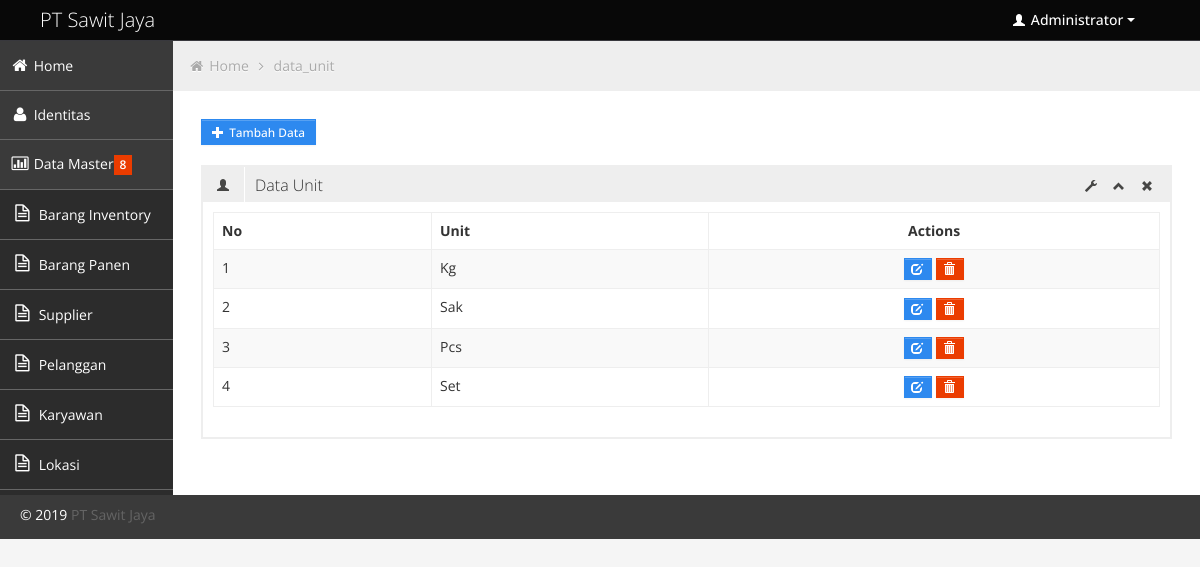
/index.php?halaman=data_unit (signed in), run on the app's committed database.
### tables this page shows
CREATE TABLE IF NOT EXISTS `identitas` (
  `id_identitas` int(3) NOT NULL AUTO_INCREMENT,
  `nama_identitas` varchar(100) NOT NULL,
  `alamat` varchar(30) NOT NULL,
  `telp` varchar(12) NOT NULL,
  `keterangan` varchar(30) NOT NULL,
  PRIMARY KEY (`id_identitas`)
);

CREATE TABLE IF NOT EXISTS `unit` (
  `unit_id` tinyint(3) NOT NULL AUTO_INCREMENT,
  `unit` varchar(25) DEFAULT NULL,
  PRIMARY KEY (`unit_id`)
);

### data_unit.php (the view, shortened to what this page needs)
<a href='index.php?halaman=form_data_master&kode=unit_insert' class='btn btn-small btn-primary'>
   <i class="halflings-icon white plus"></i> <span>Tambah Data</span>
   </a>
   <br/>
   <br/>
<div class='row-fluid sortable'>
				<div class='box span12'>
					<div class='box-header' data-original-title>
						<h2><i class='halflings-icon user'></i><span class='break'></span>Data Unit</h2>
						<div class='box-icon'>
							<a href='#' class='btn-setting'><i class='halflings-icon wrench'></i></a>
							<a href='#' class='btn-minimize'><i class='halflings-icon chevron-up'></i></a>
							<a href='#' class='btn-close'><i class='halflings-icon remove'></i></a>
						</div>
					</div>
					<div class='box-content'>
						<table class='table table-striped table-bordered bootstrap-datatable datatable'>
						  <thead>
							  <tr>
								  <th>No</th>
								  <th>Unit</th>
								  <th><center>Actions</center></th>
							  </tr>
						  </thead>
						  <tbody>
							<?php
		$qtmpil_barang="select * from unit order by unit_id asc";
		$qp_brg=mysql_query($qtmpil_barang) or die('Gagal');
		$no=1;
		while($row1=mysql_fetch_array($qp_brg)){ ?>
		<tr><td><?php echo "$no"; ?></td>
          <td><?php echo "$row1[unit]"; ?></td>
          <td><center><?php echo "<a class='btn btn-mini btn-primary' href=index.php?halaman=form_ubah_data&kode=unit_update&id=$row1[unit_id]>"; ?>
          	 <i class='halflings-icon white edit'></i>
			 <?php echo "</a> ";
			 echo "<a class='btn btn-mini btn-danger' href='proses.php?proses=unit_delete&id=$row1[unit_id]'>"; ?>
          	 <i class='halflings-icon white trash'></i>
			 <?php echo "</a>";
          echo"</center></td>
							</tr>";
							$no++;}?>
						  </tbody>
					  </table>
					</div>
				</div>
			</div>

### index.php (shortened to what this page needs)
<?php
$idn=mysql_fetch_array(mysql_query("SELECT * FROM identitas WHERE id_identitas='1'"));
$tahun=date(Y);
$hal=$_GET['halaman'];
if (isset($_SESSION['level']) && isset($_SESSION['username']))
{
?>
<!DOCTYPE html>
<html lang="en">
<head>
	<link id="bootstrap-style" href="css/bootstrap.min.css" rel="stylesheet">
	<link href="css/bootstrap-responsive.min.css" rel="stylesheet">
	<link id="base-style" href="css/style.css" rel="stylesheet">
	<link id="base-style-responsive" href="css/style-responsive.css" rel="stylesheet">
</head>
<body>
<?php include "header.php"; ?>
		<div class="container-fluid-full">
		<div class="row-fluid">
			<?php include "menu.php"; ?>
			<div id="content" class="span10">
			<ul class="breadcrumb">
				<li>
					<i class="icon-home"></i>
					<a href="index.php?halaman=home">Home</a>
					<i class="icon-angle-right"></i>
				</li>
				<li><a href="#"><?php echo $hal.""; ?></a></li>
			</ul>
			<?php
		require_once $hal.".php";
	?>
	</div>
		</div>
		</div>
	<footer>
		<p>
			<span style="text-align:left;float:left">&copy; <?php echo"$tahun";?> <a href="#" alt="<?php echo"$idn[nama_identitas]";?>"><?php echo"$idn[nama_identitas]";?></a></span>
		</p>
	</footer>
</body>
</html>
<?php
}
else
{
	lompat_ke("form_login.php");
}
?>

### header.php (shortened to what this page needs)
<div class="navbar">
	<div class="navbar-inner">
		<div class="container-fluid">
			<a class="brand" href="index.html"><span><?php echo"$idn[nama_identitas]";?></span></a>
			<div class="nav-no-collapse header-nav">
				<ul class="nav pull-right">
					<li class="dropdown">
						<a class="btn dropdown-toggle" data-toggle="dropdown" href="#">
							<i class="halflings-icon white user"></i> Administrator
							<span class="caret"></span>
						</a>
					</li>
				</ul>
			</div>
		</div>
	</div>
</div>

### css/style-responsive.css (style rules this page uses)
@media (min-width: 1200px) { .container-fluid-full { overflow: hidden; position: relative; height: 100%; } }
@media (min-width: 1200px) { #content { width: 85.578%; padding: 28px; margin: 0px 0px; margin-left: 14.422% !important; } }
@media (min-width: 1200px) { footer { margin: 0px 0px 0px 0px; padding: 10px 20px; } }

### css/halflings.css (style rules this page uses)
html, html .halflings { -webkit-font-smoothing: antialiased !important; }
.halflings-icon { display: inline-block; width: 14px; height: 14px; line-height: 14px; vertical-align: text-top; background-image: url(../img/glyphicons_halflings.svg); background-position: 0 0; background-repeat: no-repeat; vertical-align: top; *display: inline; *zoom: 1; *margin-right: .3em; }
.halflings-icon.white { background-image: url(../img/glyphicons_halflings-white.svg); }
.halflings-icon.user { background-position: -168px 0; }
.halflings-icon.remove { background-position: -312px 0; }
.halflings-icon.trash { background-position: -456px 0; }
.halflings-icon.edit { background-position: -96px -72px; }
.halflings-icon.plus { background-position: -408px -96px; }
.halflings-icon.chevron-up { background-position: -288px -120px; }
.halflings-icon.wrench { background-position: -360px -144px; }

### data on the page
identitas: nama_identitas "PT Sawit Jaya"
unit: unit "Kg"
unit: unit "Sak"
unit: unit "Pcs"
unit: unit "Set"

### other printed values
$hal "data_unit"
$tahun "2019"
